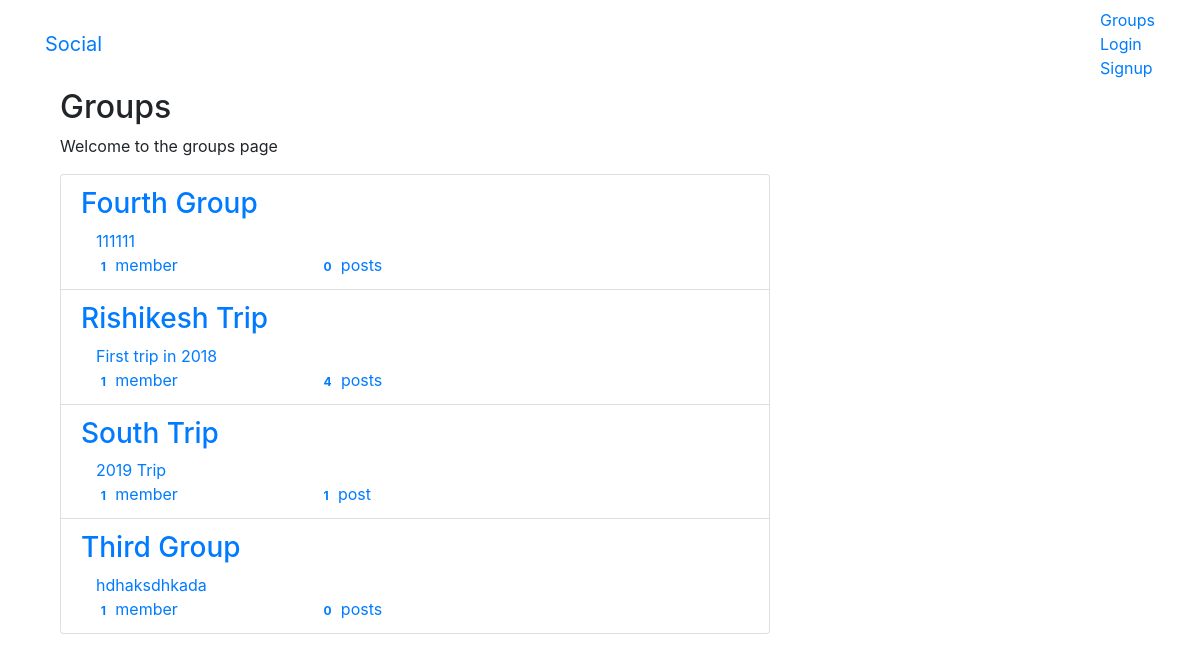
The app's page /groups/ with its own data.
### groups/models.py (models this page shows, shortened)
class Group(models.Model):
    name = models.CharField(max_length = 255, unique = True)
    slug = models.SlugField(allow_unicode = True, unique = True)
    description = models.TextField(blank = True , default = '')
    members = models.ManyToManyField(User, through = 'GroupMember', null = True)
    class Meta:
        ordering = ['name']

### groups/views.py (the view)
# urls.py: path('',views.ListGroups.as_view(),name = 'all'),
class ListGroups(generic.ListView):
    model = Group

### groups/templates/groups/group_list.html (shortened to what this page needs)
{% extends 'groups/group_base.html' %}
{% block pregroup %}
  <div class="col-md-8">
    <div class="content">
      <h2>Groups</h2>
      <p>Welcome to the groups page</p>
    </div>
  </div>
{% endblock%}
{% block group_content %}
  <div class="col-md-8">
    <div class="list-group">
      {% for group in object_list %}
      <a class="list-group-item" href="{% url 'groups:single' slug=group.slug %}">
        <h3 class="title list-group-item-heading">{{group.name}}</h3>
        <div class="list-group-item-text container-fluid">
          {{group.description|safe}}
          <div class="row">
            <div class="col-md-4">
              <span class="badge">{{group.members.count}}</span>
              member{{group.members.count|pluralize}}
            </div>
            <div class="col-md-4">
              <span class="badge">{{group.posts.count}}</span>
              post{{group.posts.count|pluralize}}
            </div>
          </div>
        </div>
      </a>
      {% endfor %}
    </div>
  </div>
{% endblock %}

### records on screen
Group: name "Fourth Group", description "111111", members.count "1", posts.count "0"
Group: name "Rishikesh Trip", description "First trip in 2018", members.count "1", posts.count "4"
Group: name "South Trip", description "2019 Trip", members.count "1", posts.count "1"
Group: name "Third Group", description "hdhaksdhkada", members.count "1", posts.count "0"
